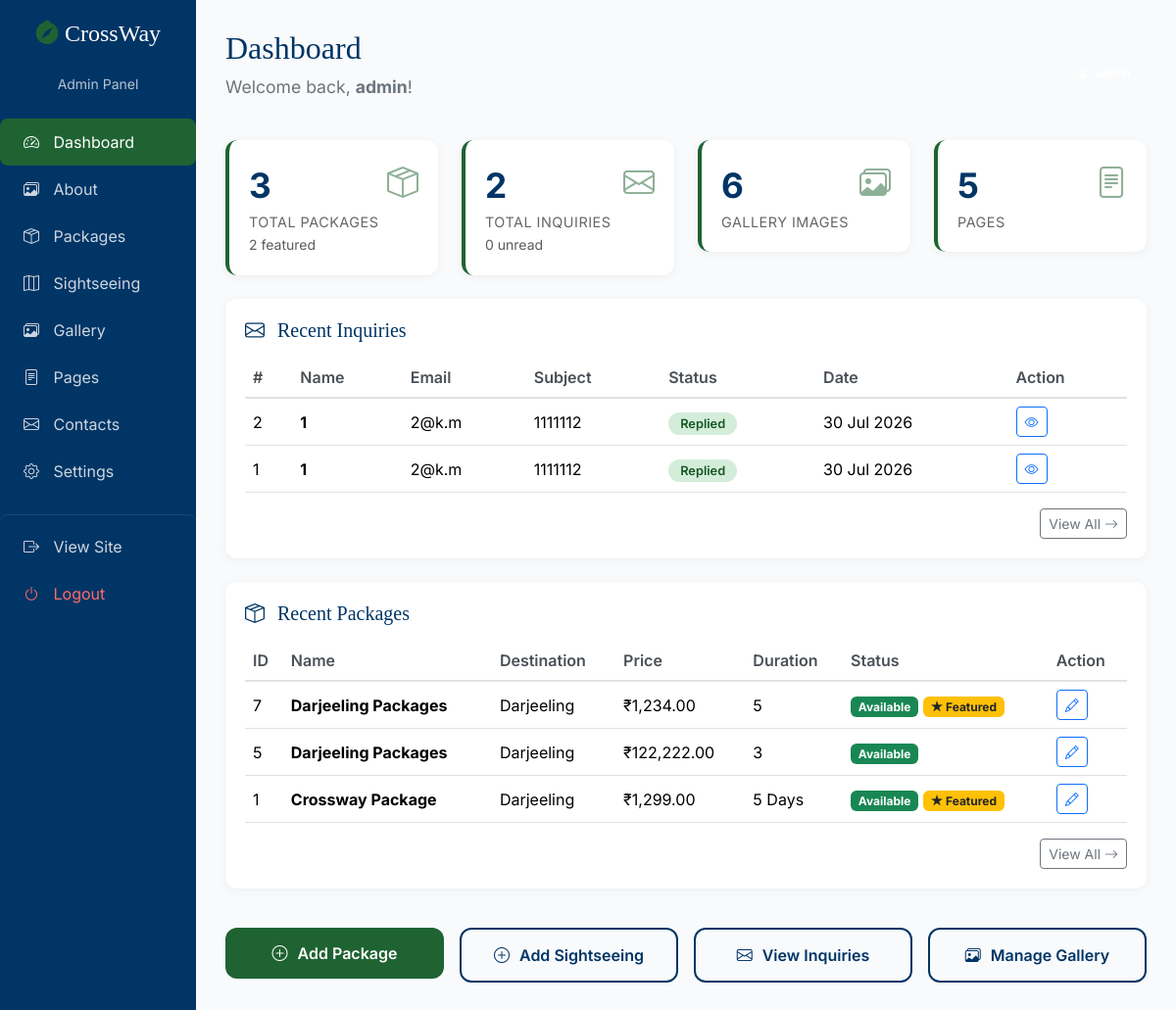
/admin/index.php (signed in), run on the app's committed database.
### tables this page shows
CREATE TABLE `contacts` (
  `id` int(11) NOT NULL,
  `name` varchar(100) NOT NULL,
  `email` varchar(100) NOT NULL,
  `phone` varchar(20) DEFAULT NULL,
  `subject` varchar(255) NOT NULL,
  `message` text NOT NULL,
  `submitted_at` timestamp NOT NULL DEFAULT current_timestamp(),
  `status` enum('unread','read','replied') DEFAULT 'unread'
);

CREATE TABLE `packages` (
  `id` int(11) NOT NULL,
  `name` varchar(255) NOT NULL,
  `description` text NOT NULL,
  `price` decimal(10,2) NOT NULL,
  `duration` varchar(50) NOT NULL,
  `destination` varchar(255) NOT NULL,
  `image_path` varchar(255) DEFAULT NULL,
  `inclusions` text DEFAULT NULL,
  `exclusions` text DEFAULT NULL,
  `availability` tinyint(1) DEFAULT 1,
  `featured` tinyint(1) DEFAULT 0,
  `created_at` timestamp NOT NULL DEFAULT current_timestamp(),
  `updated_at` timestamp NOT NULL DEFAULT current_timestamp() ON UPDATE current_timestamp()
);

### admin/index.php (the view, shortened to what this page needs)
<?php
require_once '../config/database.php';
try {
    $stmt = $pdo->query("SELECT COUNT(*) FROM packages");
    $total_packages = $stmt->fetchColumn();
    $stmt = $pdo->query("SELECT COUNT(*) FROM packages WHERE featured = 1");
    $total_featured = $stmt->fetchColumn();
    $stmt = $pdo->query("SELECT COUNT(*) FROM contacts");
    $total_contacts = $stmt->fetchColumn();
    $stmt = $pdo->query("SELECT COUNT(*) FROM contacts WHERE status = 'unread'");
    $unread_contacts = $stmt->fetchColumn();
    $stmt = $pdo->query("SELECT COUNT(*) FROM gallery");
    $total_gallery = $stmt->fetchColumn();
    $stmt = $pdo->query("SELECT COUNT(*) FROM pages");
    $total_pages = $stmt->fetchColumn();
} catch(PDOException $e) {
    $total_packages = 0;
    $total_featured = 0;
    $total_contacts = 0;
    $unread_contacts = 0;
    $total_gallery = 0;
    $total_pages = 0;
}
$recent_contacts = [];
try {
    $stmt = $pdo->prepare("SELECT * FROM contacts ORDER BY submitted_at DESC LIMIT 5");
    $stmt->execute();
    $recent_contacts = $stmt->fetchAll();
} catch(PDOException $e) {
    $recent_contacts = [];
}
$recent_packages = [];
try {
    $stmt = $pdo->prepare("SELECT * FROM packages ORDER BY created_at DESC LIMIT 5");
    $stmt->execute();
    $recent_packages = $stmt->fetchAll();
} catch(PDOException $e) {
    $recent_packages = [];
}
$admin_name = $_SESSION['admin_username'] ?? 'Admin';
?>
<!DOCTYPE html>
<html lang="en">
<head>
    <link href="https://cdn.jsdelivr.net/npm/bootstrap@5.3.2/dist/css/bootstrap.min.css" rel="stylesheet">
    <link rel="stylesheet" href="https://cdn.jsdelivr.net/npm/bootstrap-icons@1.11.3/font/bootstrap-icons.min.css">
</head>
<body>
    <div class="container-fluid">
        <div class="row">
            <div class="col-md-2 sidebar">
                <h4 class="text-center mb-4 brand-font" style="color: white;">
                    <i class="bi bi-compass-fill" style="color: var(--primary-green);"></i> CrossWay
                </h4>
                <div class="text-center mb-4">
                    <small style="opacity: 0.7;">Admin Panel</small>
                </div>
                <nav class="nav flex-column">
                    <a class="nav-link active" href="index.php">
                        <i class="bi bi-speedometer2"></i> Dashboard
                    </a>
                     <a class="nav-link" href="about.php">
                        <i class="bi bi-images"></i> About
                    </a>
                    <a class="nav-link" href="package_edit.php">
                        <i class="bi bi-box-seam"></i> Packages
                    </a>
                    <a class="nav-link" href="sightseeing_edit.php">
                        <i class="bi bi-map"></i> Sightseeing
                    </a>
                    <a class="nav-link" href="gallery_edit.php">
                        <i class="bi bi-images"></i> Gallery
                    </a>
                    <a class="nav-link" href="pages.php">
                        <i class="bi bi-file-text"></i> Pages
                    </a>
                    <a class="nav-link" href="contacts.php">
                        <i class="bi bi-envelope"></i> Contacts
                    </a>
                    <a class="nav-link" href="settings.php">
                        <i class="bi bi-gear"></i> Settings
                    </a>
                    <a class="nav-link" href="../index.php" style="margin-top: 20px; border-top: 1px solid rgba(255,255,255,0.1); padding-top: 20px;">
                        <i class="bi bi-box-arrow-right"></i> View Site
                    </a>
                    <a class="nav-link" href="logout.php" style="color: #ff6b6b;">
                        <i class="bi bi-power"></i> Logout
                    </a>
                </nav>
            </div>
            <div class="col-md-10 content-area">
                <div class="d-flex justify-content-between align-items-center mb-4">
                    <div>
                        <h2 class="brand-font" style="color: var(--primary-blue);">Dashboard</h2>
                        <p class="welcome-text">Welcome back, <strong><?php echo htmlspecialchars($admin_name); ?></strong>!</p>
                    </div>
                    <div>
                        <span class="badge bg-tea-green p-2 px-3 rounded-pill">
                            <i class="bi bi-person-circle me-1"></i> <?php echo htmlspecialchars($admin_name); ?>
                        </span>
                    </div>
                </div>
                <div class="row g-4 mb-4">
                    <div class="col-md-3 col-sm-6">
                        <div class="stat-card">
                            <div class="d-flex justify-content-between align-items-start">
                                <div>
                                    <div class="stat-number"><?php echo $total_packages; ?></div>
                                    <div class="stat-label">Total Packages</div>
                                </div>
                                <div class="stat-icon"><i class="bi bi-box-seam"></i></div>
                            </div>
                            <small class="text-muted"><?php echo $total_featured; ?> featured</small>
                        </div>
                    </div>
                    <div class="col-md-3 col-sm-6">
                        <div class="stat-card">
                            <div class="d-flex justify-content-between align-items-start">
                                <div>
                                    <div class="stat-number"><?php echo $total_contacts; ?></div>
                                    <div class="stat-label">Total Inquiries</div>
                                </div>
                                <div class="stat-icon"><i class="bi bi-envelope"></i></div>
                            </div>
                            <small class="text-muted"><?php echo $unread_contacts; ?> unread</small>
                        </div>
                    </div>
                    <div class="col-md-3 col-sm-6">
                        <div class="stat-card">
                            <div class="d-flex justify-content-between align-items-start">
                                <div>
                                    <div class="stat-number"><?php echo $total_gallery; ?></div>
                                    <div class="stat-label">Gallery Images</div>
                                </div>
                                <div class="stat-icon"><i class="bi bi-images"></i></div>
                            </div>
                        </div>
                    </div>
                    <div class="col-md-3 col-sm-6">
                        <div class="stat-card">
                            <div class="d-flex justify-content-between align-items-start">
                                <div>
                                    <div class="stat-number"><?php echo $total_pages; ?></div>
                                    <div class="stat-label">Pages</div>
                                </div>
                                <div class="stat-icon"><i class="bi bi-file-text"></i></div>
                            </div>
                        </div>
                    </div>
                </div>
                <div class="table-card">
                    <h5 class="brand-font" style="color: var(--primary-blue);">
                        <i class="bi bi-envelope me-2"></i> Recent Inquiries
                    </h5>
                    <div class="table-responsive mt-3">
                        <table class="table table-hover">
                            <thead>
                                <tr>
                                    <th>#</th>
                                    <th>Name</th>
                                    <th>Email</th>
                                    <th>Subject</th>
                                    <th>Status</th>
                                    <th>Date</th>
                                    <th>Action</th>
                                </tr>
                            </thead>
                            <tbody>
                                <?php if (empty($recent_contacts)): ?>
                                <tr>
                                    <td colspan="7" class="text-center text-muted py-4">
                                        <i class="bi bi-inbox fs-4 d-block mb-2"></i>
                                        No inquiries yet.
                                    </td>
                                </tr>
                                <?php else: ?>
                                <?php foreach($recent_contacts as $contact): ?>
                                <tr>
                                    <td><?php echo $contact['id']; ?></td>
                                    <td><strong><?php echo htmlspecialchars($contact['name']); ?></strong></td>
                                    <td><?php echo htmlspecialchars($contact['email']); ?></td>
                                    <td><?php echo htmlspecialchars($contact['subject']); ?></td>
                                    <td>
                                        <span class="status-badge status-<?php echo $contact['status']; ?>">
                                            <?php echo ucfirst($contact['status']); ?>
                                        </span>
                                    </td>
                                    <td><?php echo date('d M Y', strtotime($contact['submitted_at'])); ?></td>
                                    <td>
                                        <a href="contacts.php?id=<?php echo $contact['id']; ?>" class="btn btn-sm btn-outline-primary">
                                            <i class="bi bi-eye"></i>
                                        </a>
                                    </td>
                                </tr>
                                <?php endforeach; ?>
                                <?php endif; ?>
                            </tbody>
                        </table>
                        <?php if(count($recent_contacts) > 0): ?>
                        <div class="text-end mt-2">
                            <a href="contacts.php" class="btn btn-sm btn-outline-secondary">
                                View All <i class="bi bi-arrow-right"></i>
                            </a>
                        </div>
                        <?php endif; ?>
                    </div>
                </div>
                <div class="table-card mt-4">
                    <h5 class="brand-font" style="color: var(--primary-blue);">
                        <i class="bi bi-box-seam me-2"></i> Recent Packages
                    </h5>
                    <div class="table-responsive mt-3">
                        <table class="table table-hover">
                            <thead>
                                <tr>
                                    <th>ID</th>
                                    <th>Name</th>
                                    <th>Destination</th>
                                    <th>Price</th>
                                    <th>Duration</th>
                                    <th>Status</th>
                                    <th>Action</th>
                                </tr>
                            </thead>
                            <tbody>
                                <?php if (empty($recent_packages)): ?>
                                <tr>
                                    <td colspan="7" class="text-center text-muted py-4">
                                        <i class="bi bi-box fs-4 d-block mb-2"></i>
                                        No packages added yet.
                                    </td>
                                </tr>
                                <?php else: ?>
                                <?php foreach($recent_packages as $package): ?>
                                <tr>
                                    <td><?php echo $package['id']; ?></td>
                                    <td><strong><?php echo htmlspecialchars($package['name']); ?></strong></td>
                                    <td><?php echo htmlspecialchars($package['destination']); ?></td>
                                    <td>₹<?php echo number_format($package['price'], 2); ?></td>
                                    <td><?php echo $package['duration']; ?></td>
                                    <td>
                                        <span class="badge <?php echo $package['availability'] ? 'bg-success' : 'bg-danger'; ?>">
                                            <?php echo $package['availability'] ? 'Available' : 'Unavailable'; ?>
                                        </span>
                                        <?php if($package['featured']): ?>
                                        <span class="badge bg-warning text-dark">★ Featured</span>
                                        <?php endif; ?>
                                    </td>
                                    <td>
                                        <a href="package_edit.php?id=<?php echo $package['id']; ?>" class="btn btn-sm btn-outline-primary">
                                            <i class="bi bi-pencil"></i>
                                        </a>
                                    </td>
                                </tr>
                                <?php endforeach; ?>
                                <?php endif; ?>
                            </tbody>
                        </table>
                        <?php if(count($recent_packages) > 0): ?>
                        <div class="text-end mt-2">
                            <a href="package_edit.php" class="btn btn-sm btn-outline-secondary">
                                View All <i class="bi bi-arrow-right"></i>
                            </a>
                        </div>
                        <?php endif; ?>
                    </div>
                </div>
                <div class="row g-3 mt-4">
                    <div class="col-md-3 col-sm-6">
                        <a href="package_edit.php" class="quick-action-btn btn-primary-green">
                            <i class="bi bi-plus-circle"></i> Add Package
                        </a>
                    </div>
                    <div class="col-md-3 col-sm-6">
                        <a href="sightseeing_edit.php" class="quick-action-btn btn-outline-blue">
                            <i class="bi bi-plus-circle"></i> Add Sightseeing
                        </a>
                    </div>
                    <div class="col-md-3 col-sm-6">
                        <a href="contacts.php" class="quick-action-btn btn-outline-blue">
                            <i class="bi bi-envelope"></i> View Inquiries
                        </a>
                    </div>
                    <div class="col-md-3 col-sm-6">
                        <a href="gallery.php" class="quick-action-btn btn-outline-blue">
                            <i class="bi bi-images"></i> Manage Gallery
                        </a>
                    </div>
                </div>
            </div>
        </div>
    </div>
</body>
</html>

### data on the page
contacts: id "2", name "1", email "2@k.m", subject "1111112", status "Replied", submitted_at "30 Jul 2026"
contacts: id "1", name "1", email "2@k.m", subject "1111112", status "Replied", submitted_at "30 Jul 2026"
packages: id "7", name "Darjeeling Packages", destination "Darjeeling", price "1,234.00", duration "5", availability "Available", featured "★ Featured"
packages: id "5", name "Darjeeling Packages", destination "Darjeeling", price "122,222.00", duration "3", availability "Available"
packages: id "1", name "Crossway Package", destination "Darjeeling", price "1,299.00", duration "5 Days", availability "Available", featured "★ Featured"

### other printed values
$admin_name "admin"
$total_packages "3"
$total_featured "2"
$total_contacts "2"
$unread_contacts "0"
$total_gallery "6"
$total_pages "5"
